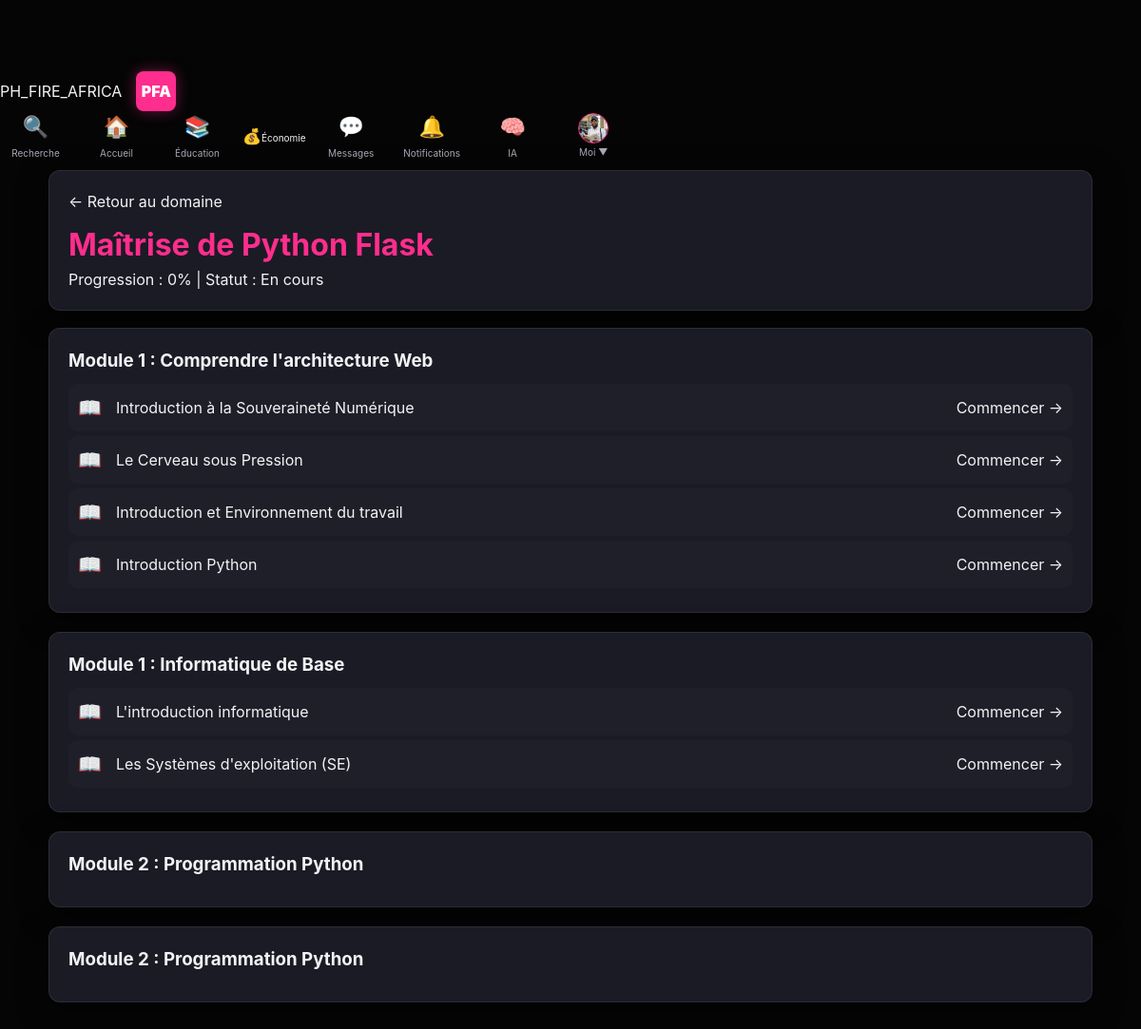
Page /academie/cursus/1 (signed in) on the earlier database version.
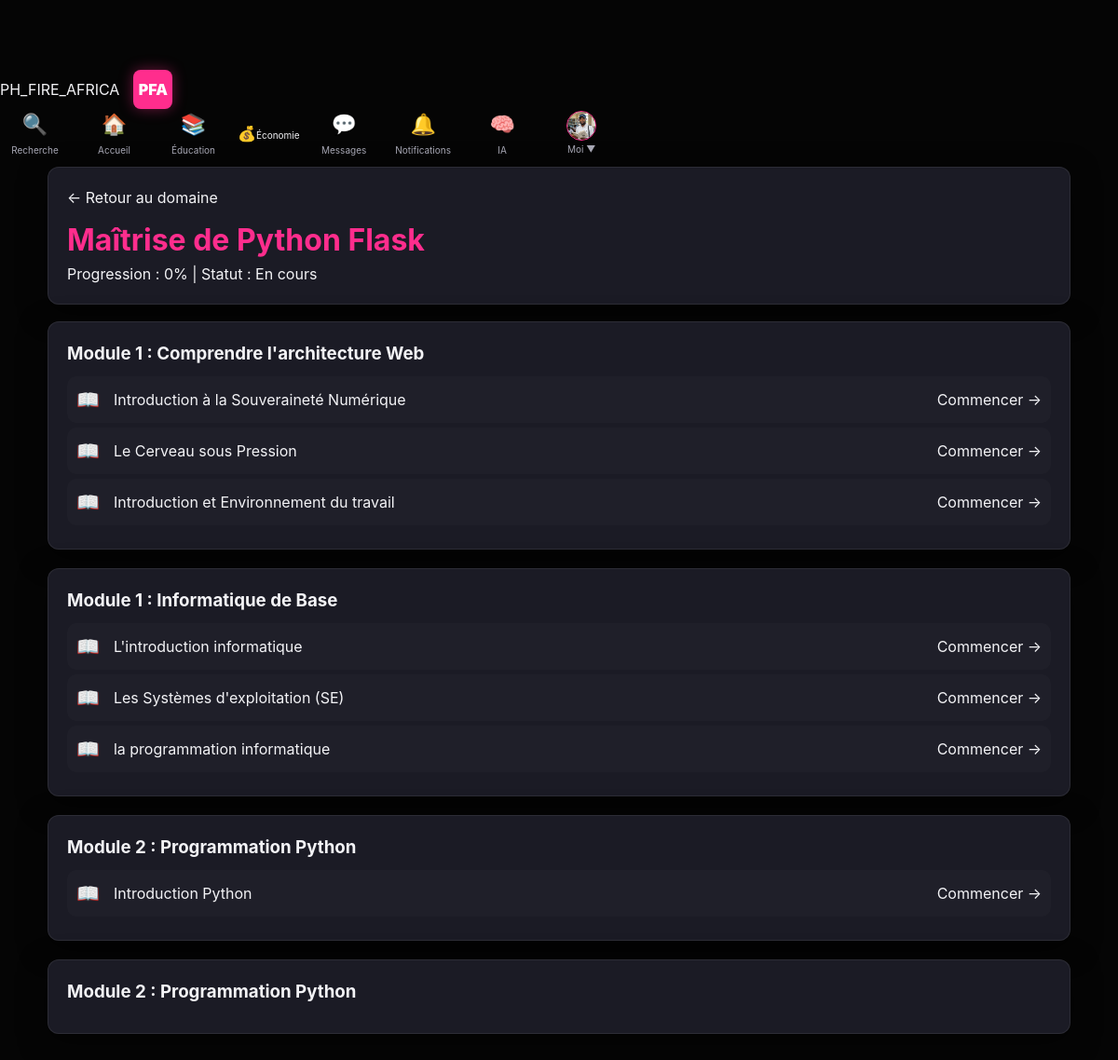
Same page on the later database version.
### tables this page shows
CREATE TABLE modules (id INTEGER PRIMARY KEY AUTOINCREMENT, curriculum_id INT REFERENCES curriculums(id), ordre INT, objectif TEXT);

CREATE TABLE lessons (id INTEGER PRIMARY KEY AUTOINCREMENT, module_id INT REFERENCES modules(id), contenu TEXT, exercice_obligatoire BOOLEAN, titre TEXT, image_filename TEXT, video_filename TEXT);

### app.py (the view)
    @app.get("/academie/cursus/<int:c_id>")
    @login_required
    def academie_cursus(c_id):
        cursus = db_one("SELECT * FROM curriculums WHERE id=?", (c_id,))
        modules = db_all("SELECT * FROM modules WHERE curriculum_id=? ORDER BY ordre ASC", (c_id,))
        structure = []
        for m in modules:
            lecons = db_all("SELECT id, titre FROM lessons WHERE module_id=? ORDER BY id ASC", (m['id'],))
            structure.append({'module': m, 'lecons': lecons})
        return render_template("academie/cursus.html", cursus=cursus, structure=structure)

### templates/academie/cursus.html (shortened to what this page needs)
{% extends "base.html" %}
{% block content %}
<div class="card">
    <a href="{{ url_for('academie_domaine', d_id=cursus.domain_id) }}" class="muted small">← Retour au domaine</a>
    <h1 style="margin-top: 10px; color: var(--accent);">{{ cursus.titre }}</h1>
    <p class="small muted">Progression : 0% | Statut : En cours</p>
</div>
{% for item in structure %}
<div class="card" style="margin-bottom: 20px;">
    <h3 style="color: var(--ok);">Module {{ item.module.ordre }} : {{ item.module.objectif }}</h3>
    <div class="stack" style="margin-top: 10px;">
        {% for l in item.lecons %}
        <a href="{{ url_for('academie_lecon', l_id=l.id) }}"
           style="display: flex; align-items: center; gap: 15px; padding: 10px; text-decoration: none; border-radius: 10px; background: rgba(255,255,255,0.02); margin-bottom: 5px;">
            <span style="font-size: 20px;">📖</span>
            <span style="flex: 1;">{{ l.titre }}</span>
            <span class="small muted">Commencer →</span>
        </a>
        {% endfor %}
    </div>
</div>
{% endfor %}
{% endblock %}

Differences in the rows shown:
added lessons: titre "la programmation informatique", shown under "1"
changed lessons "Introduction Python": moves from the list under "1" to the list under "2"
